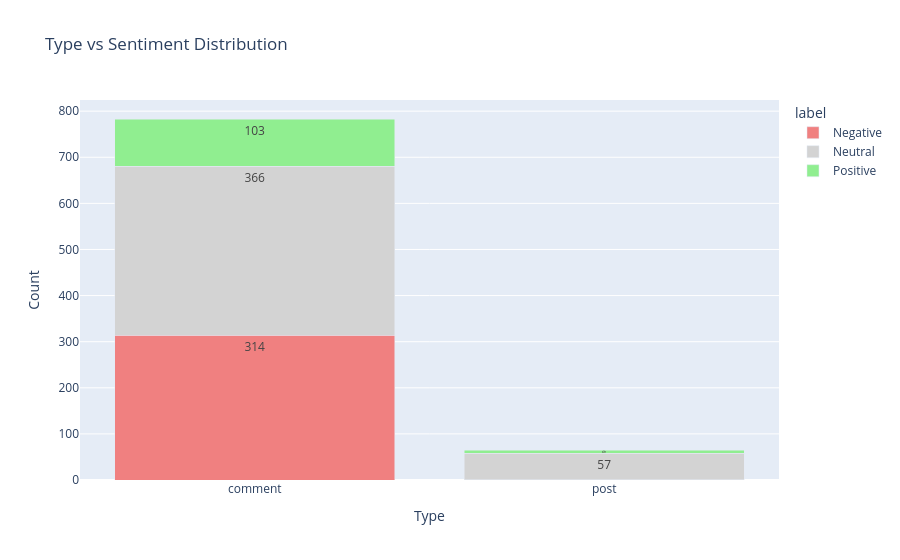

Write notebook code for a chart like this one.
### Code cell
# 統計每個 type 下各 label 的數量
stack_df = Reddit.groupby(['type', 'label']).size().reset_index(name='count')
stack_df['label'] = stack_df['label'].map(label_map)

fig_stacked = px.bar(
    stack_df,
    x='type',
    y='count',
    color='label',
    text='count',
    title='Type vs Sentiment Distribution',
    color_discrete_sequence=['lightcoral', 'lightgray', 'lightgreen']
)
fig_stacked.update_traces(textposition='inside')
fig_stacked.update_layout(barmode='stack', xaxis_title='Type', yaxis_title='Count')
fig_stacked.show()

### Figure 1 — Plotly figure (JSON) as saved in the notebook; plotly's stock layout.template omitted (floating-point values rounded to 4 significant figures)
{"data": [{"hovertemplate": "label=Negative<br>type=%{x}<br>count=%{text}<extra></extra>", "legendgroup": "Negative", "marker": {"color": "lightcoral", "pattern": {"shape": ""}}, "name": "Negative", "orientation": "v", "showlegend": true, "text": [314.0, 1.0], "textposition": "inside", "type": "bar", "x": ["comment", "post"], "xaxis": "x", "y": [314, 1], "yaxis": "y"}, {"hovertemplate": "label=Neutral<br>type=%{x}<br>count=%{text}<extra></extra>", "legendgroup": "Neutral", "marker": {"color": "lightgray", "pattern": {"shape": ""}}, "name": "Neutral", "orientation": "v", "showlegend": true, "text": [366.0, 57.0], "textposition": "inside", "type": "bar", "x": ["comment", "post"], "xaxis": "x", "y": [366, 57], "yaxis": "y"}, {"hovertemplate": "label=Positive<br>type=%{x}<br>count=%{text}<extra></extra>", "legendgroup": "Positive", "marker": {"color": "lightgreen", "pattern": {"shape": ""}}, "name": "Positive", "orientation": "v", "showlegend": true, "text": [103.0, 6.0], "textposition": "inside", "type": "bar", "x": ["comment", "post"], "xaxis": "x", "y": [103, 6], "yaxis": "y"}], "layout": {"barmode": "stack", "legend": {"title": {"text": "label"}, "tracegroupgap": 0}, "title": {"text": "Type vs Sentiment Distribution"}, "xaxis": {"anchor": "y", "domain": [0, 1], "title": {"text": "Type"}}, "yaxis": {"anchor": "x", "domain": [0, 1], "title": {"text": "Count"}}}}
